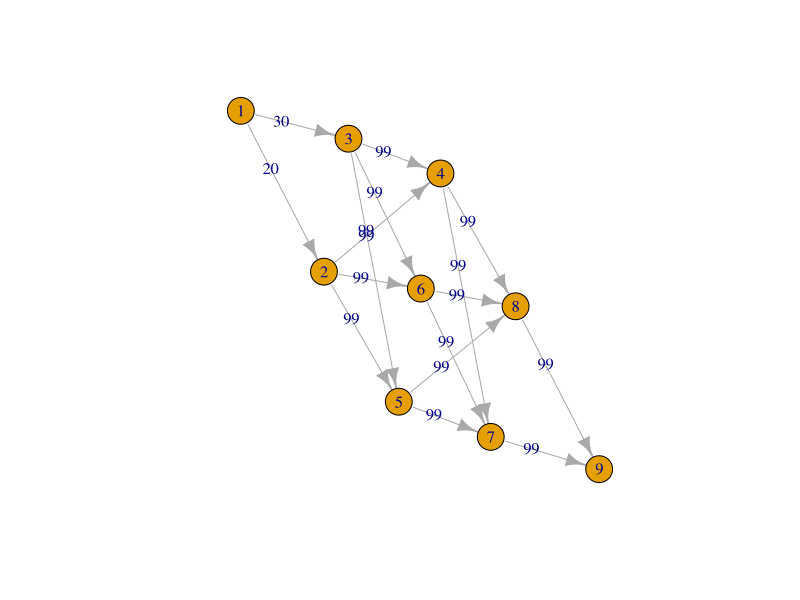
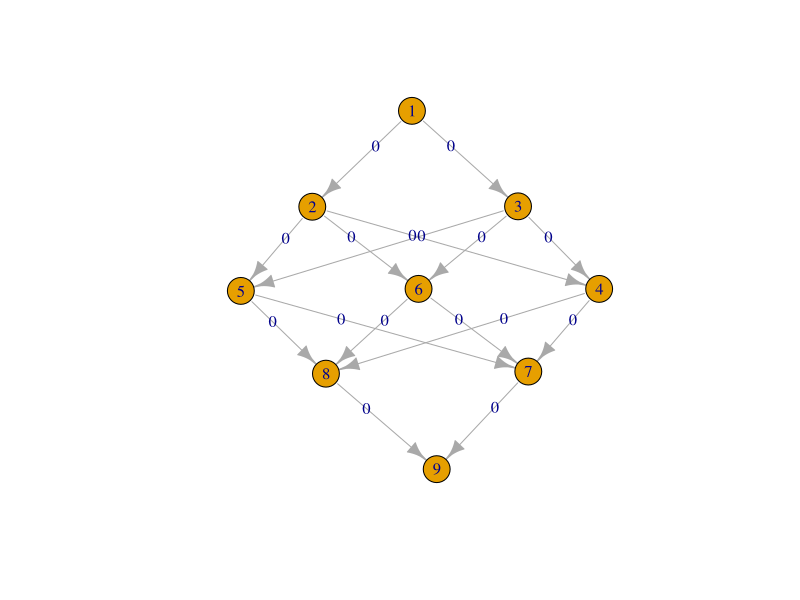
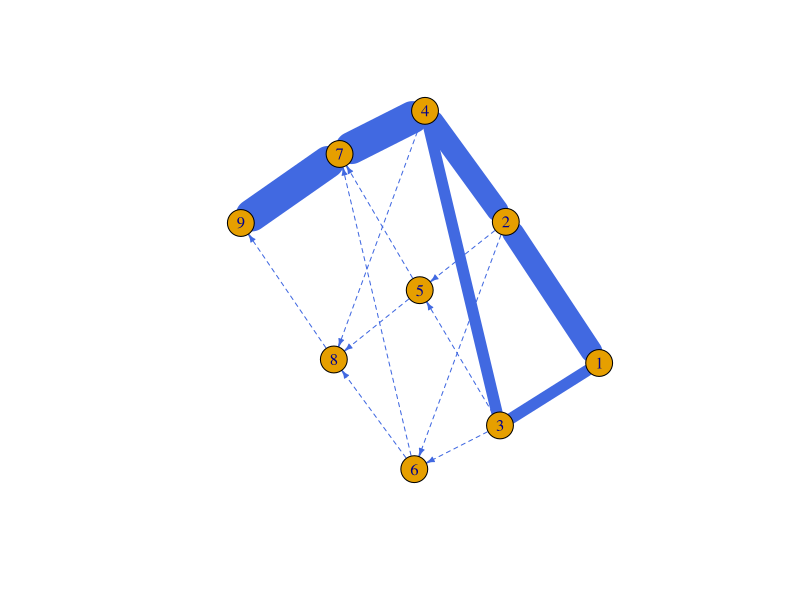

These charts were generated, in order, by the following R code:
library(tidyverse)
library(igraph)

edgelist <- data.frame(
  from = c(1, 1, 2, 2, 2, 3, 3, 3, 4, 4, 5, 5, 6, 6, 7, 8),
  to = c(2, 3, 4, 5, 6, 4, 5, 6, 7, 8, 7, 8, 7, 8, 9, 9),
  capacity = c(20, 30, 99, 99, 99, 99, 99, 99, 99, 99, 99, 99, 99, 99, 99, 99),
 # cost = c(0, 0, 1, 2, 3, 4, 3, 2, 3, 2, 3, 4, 5, 6, 0, 0)
  cost = c(0, 0, 0, 0, 0, 0, 0, 0, 0, 0, 0, 0, 0, 0, 0, 0))

g <- graph_from_edgelist(as.matrix(edgelist[,c('from','to')]))

E(g)$capacity <- edgelist$capacity
E(g)$cost <- edgelist$cost

plot(g, edge.label = E(g)$capacity)
plot(g, edge.label = E(g)$cost)


#solution

library(magrittr)

# Add edge ID
edgelist$ID <- seq(1, nrow(edgelist))

glimpse(edgelist)
?glimpse


createConstraintsMatrix <- function(edges, total_flow) {
  
  # Edge IDs to be used as names
  names_edges <- edges$ID
  # Number of edges
  numberof_edges <- length(names_edges)
  
  # Node IDs to be used as names
  names_nodes <- c(edges$from, edges$to) %>% unique
  # Number of nodes
  numberof_nodes <- length(names_nodes)
  
  # Build constraints matrix
  constraints <- list(
    lhs = NA,
    dir = NA,
    rhs = NA)
  
  #' Build capacity constraints ------------------------------------------------
  #' Flow through each edge should not be larger than capacity.
  #' We create one constraint for each edge. All coefficients zero
  #' except the ones of the edge in question as one, with a constraint
  #' that the result is smaller than or equal to capacity of that edge.
  
  # Flow through individual edges
  constraints$lhs <- edges$ID %>%
    length %>%
    diag %>%
    set_colnames(edges$ID) %>%
    set_rownames(edges$ID)
  # should be smaller than or equal to
  constraints$dir <- rep('<=', times = nrow(edges))
  # than capacity
  constraints$rhs <- edges$capacity
  
  
  #' Build node flow constraints -----------------------------------------------
  #' For each node, find all edges that go to that node
  #' and all edges that go from that node. The sum of all inputs
  #' and all outputs should be zero. So we set inbound edge coefficients as 1
  #' and outbound coefficients as -1. In any viable solution the result should
  #' be equal to zero.
  
  nodeflow <- matrix(0,
                     nrow = numberof_nodes,
                     ncol = numberof_edges,
                     dimnames = list(names_nodes, names_edges))
  
  for (i in names_nodes) {
    
    # input arcs
    edges_in <- edges %>%
      filter(to == i) %>%
      select(ID) %>%
      unlist
    # output arcs
    edges_out <- edges %>%
      filter(from == i) %>%
      select(ID) %>%
      unlist
    
    # set input coefficients to 1
    nodeflow[
      rownames(nodeflow) == i,
      colnames(nodeflow) %in% edges_in] <- 1
    
    # set output coefficients to -1
    nodeflow[
      rownames(nodeflow) == i,
      colnames(nodeflow) %in% edges_out] <- -1
  }
  
  # But exclude source and target edges
  # as the zero-sum flow constraint does not apply to these!
  # Source node is assumed to be the one with the minimum ID number
  # Sink node is assumed to be the one with the maximum ID number
  sourcenode_id <- min(edges$from)
  targetnode_id <- max(edges$to)
  # Keep node flow values for separate step below
  nodeflow_source <- nodeflow[rownames(nodeflow) == sourcenode_id,]
  nodeflow_target <- nodeflow[rownames(nodeflow) == targetnode_id,]
  # Exclude them from node flow here
  nodeflow <- nodeflow[!rownames(nodeflow) %in% c(sourcenode_id, targetnode_id),]
  
  # Add nodeflow to the constraints list
  constraints$lhs <- rbind(constraints$lhs, nodeflow)
  constraints$dir <- c(constraints$dir, rep('==', times = nrow(nodeflow)))
  constraints$rhs <- c(constraints$rhs, rep(0, times = nrow(nodeflow)))
  
  
  #' Build initialisation constraints ------------------------------------------
  #' For the source and the target node, we want all outbound nodes and
  #' all inbound nodes to be equal to the sum of flow through the network
  #' respectively
  
  # Add initialisation to the constraints list
  constraints$lhs <- rbind(constraints$lhs,
                           source = nodeflow_source,
                           target = nodeflow_target)
  constraints$dir <- c(constraints$dir, rep('==', times = 2))
  # Flow should be negative for source, and positive for target
  constraints$rhs <- c(constraints$rhs, total_flow * -1, total_flow)
  
  return(constraints)
}

constraintsMatrix <- createConstraintsMatrix(edgelist, 30)

library(lpSolve)

# Run lpSolve to find best solution
solution <- lp(
  direction = 'min',
  objective.in = edgelist$cost,
  const.mat = constraintsMatrix$lhs,
  const.dir = constraintsMatrix$dir,
  const.rhs = constraintsMatrix$rhs,
  compute.sens = 1,
  )

# Print vector of flow by edge
solution$solution
solution$sens.coef.to
solution$sens.coef.from
# Include solution in edge dataframe
edgelist$flow <- solution$solution



library(igraph)

g <- edgelist %>%
  # igraph needs "from" and "to" fields in the first two colums
  select(from, to, ID, capacity, cost, flow) %>%
  # Make into graph object
  graph_from_data_frame()

# Get some colours in to visualise cost
E(g)$color[E(g)$cost == 0] <- 'royalblue'
E(g)$color[E(g)$cost == 1] <- 'yellowgreen'
E(g)$color[E(g)$cost == 2] <- 'gold'
E(g)$color[E(g)$cost >= 3] <- 'firebrick'


#add edge only if observed
#dashed line if no flow
E(g)$lty<-as.numeric((E(g)$flow)<1)+1

# Flow as edge size,
# cost as colour
plot(g, edge.width = (E(g)$flow+1),
     edge.arrow.size=((E(g)$flow/50)),
     curved=T)

#

as.numeric((E(g)$flow)>1)
 
